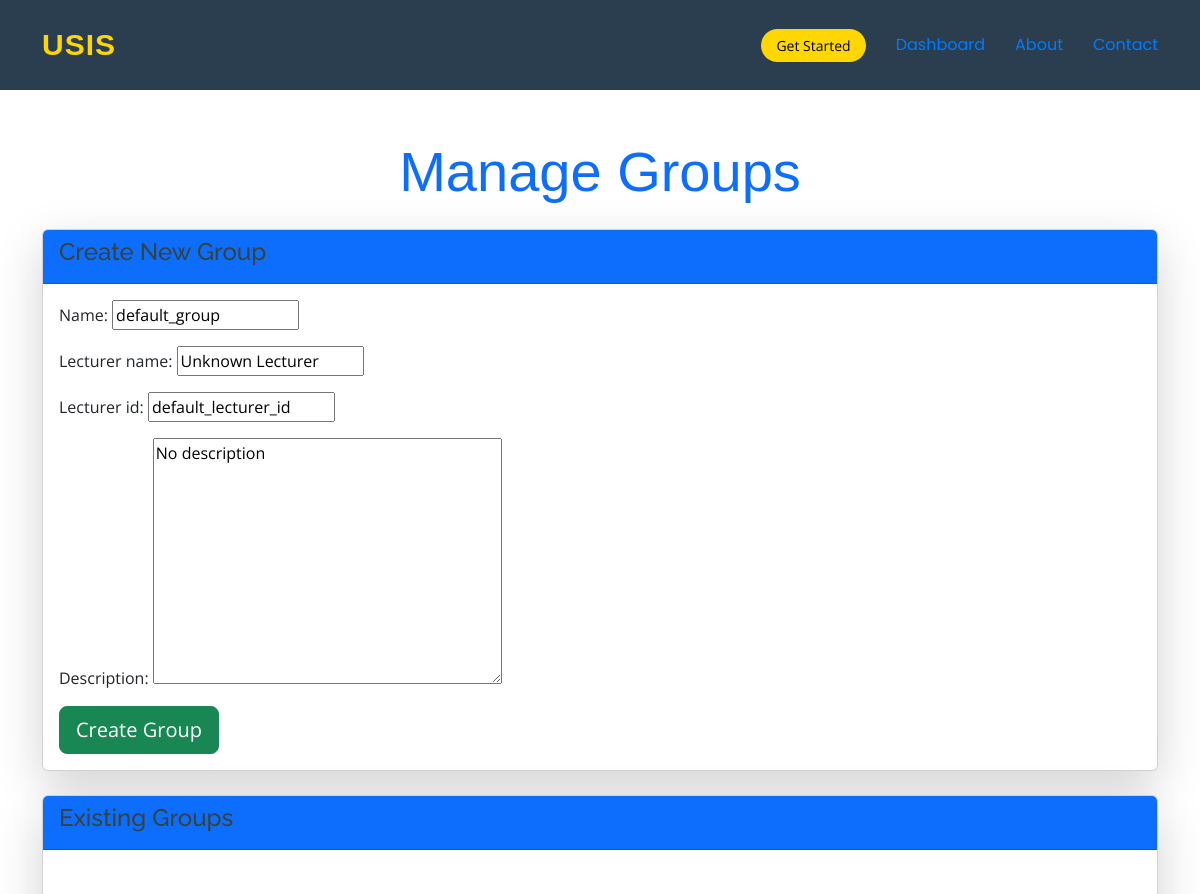
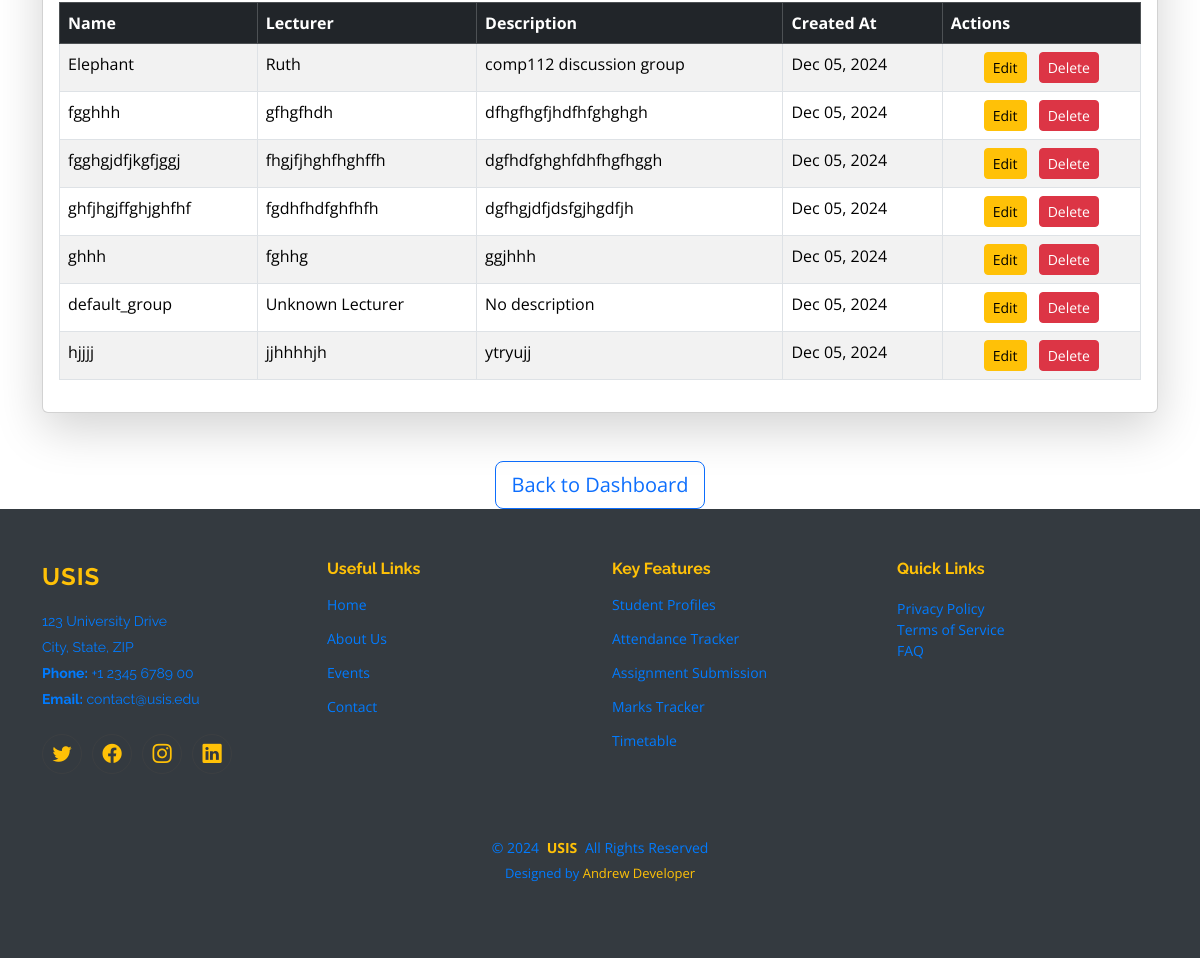
Page /lecturer/dashboard/manage_groups/ on the committed database (2 pictures, top to bottom).
### myapp/models.py (models this page shows, shortened)
class Group(models.Model):
    name = models.CharField(max_length=100, default='default_group')
    lecturer_name = models.CharField(max_length=100, null=True, blank=True, default='Unknown Lecturer')
    lecturer_id = models.CharField(max_length=20, null=True, blank=True, default='default_lecturer_id')
    description = models.TextField(blank=True, null=True, default='No description')
    created_at = models.DateTimeField(auto_now_add=True)
    assignment = models.ForeignKey(Assignment,null=True, blank=True, on_delete=models.CASCADE)

### myapp/views.py (the view)
# urls.py: path('lecturer/dashboard/manage_groups/', views.manage_groups, name='manage_groups'),
def manage_groups(request):
    if request.method == "POST":
        form = GroupForm(request.POST)
        if form.is_valid():
            new_group = form.save()  # Save the new group and capture it in a variable
            lecturers = User.objects.filter(user_type='lecturer')  # Adjust based on your user model
            for lecturer in lecturers:
                Notification.objects.create(
                    recipient_username=lecturer.username,
                    recipient_id=lecturer.id,
                    message=f"A new group '{new_group.name}' has been created."
                )
            return redirect('manage_groups')  # Redirect to the same page after saving
    else:
        groups = Group.objects.all()  # Fetch all groups
        form = GroupForm()  # Empty form for creating a new group
    return render(request, 'manage_groups.html', {'groups': groups, 'form': form})

### myapp/forms.py
class GroupForm(forms.ModelForm):
    class Meta:
        model = Group
        fields = ['name', 'lecturer_name', 'lecturer_id', 'description']

### templates/manage_groups.html (shortened to what this page needs)
{% extends 'starter-page.html' %}
{% load static %}
{% block body %}
<div class="container mt-5">
    <h1 class="text-center mb-4 display-4 text-primary font-weight-bold animate__animated animate__fadeIn">
        Manage Groups
    </h1>
    <div class="card mb-4 shadow-lg rounded">
        <div class="card-header bg-primary text-white">
            <h4>Create New Group</h4>
        </div>
        <div class="card-body">
            <form method="post">
                <div class="form-group">
                    {{ form.as_p }}
                </div>
                <button type="submit" class="btn btn-success btn-lg btn-block">Create Group</button>
            </form>
        </div>
    </div>
    <div class="card shadow-lg rounded">
        <div class="card-header bg-primary text-white">
            <h4>Existing Groups</h4>
        </div>
        <div class="card-body">
            <table class="table table-bordered table-hover table-striped table-responsive">
                <thead class="table-dark">
                    <tr>
                        <th>Name</th>
                        <th>Lecturer</th>
                        <th>Description</th>
                        <th>Created At</th>
                        <th>Actions</th>
                    </tr>
                </thead>
                <tbody>
                    {% for group in groups %}
                    <tr>
                        <td>{{ group.name }}</td>
                        <td>{{ group.lecturer_name }}</td>
                        <td>{{ group.description }}</td>
                        <td>{{ group.created_at|date:"M d, Y" }}</td>
                        <td class="text-center">
                            <a href="{% url 'edit_group' group.id %}" class="btn btn-warning btn-sm mx-1">Edit</a>
                            <a href="{% url 'delete_group' group.id %}" class="btn btn-danger btn-sm mx-1">Delete</a>
                        </td>
                    </tr>
                    {% empty %}
                    <tr>
                        <td colspan="5" class="text-center">No groups available.</td>
                    </tr>
                    {% endfor %}
                </tbody>
            </table>
        </div>
    </div>
    <div class="text-center mt-5">
        <a href="{% url 'lecturer_dashboard' %}" class="btn btn-outline-primary btn-lg">
            Back to Dashboard
        </a>
    </div>
</div>
<link rel="stylesheet" href="https://cdnjs.cloudflare.com/ajax/libs/animate.css/4.1.1/animate.min.css">
{% endblock %}

### templates/manage_groups.html (style rules this page uses)
h1 { font-family: 'Arial Black', sans-serif; color: #007BFF; animation: fadeInDown 1.5s ease-in-out; }
.btn { transition: background-color 0.3s ease, transform 0.3s ease; }
.table-responsive { margin-top: 30px; }
.card { border-radius: 15px; }

### rows in the picture
Group: name "Elephant", lecturer_name "Ruth", description "comp112 discussion group", created_at "Dec 05, 2024"
Group: name "fgghhh", lecturer_name "gfhgfhdh", description "dfhgfhgfjhdfhfghghgh", created_at "Dec 05, 2024"
Group: name "fgghgjdfjkgfjggj", lecturer_name "fhgjfjhghfhghffh", description "dgfhdfghghfdhfhgfhggh", created_at "Dec 05, 2024"
Group: name "ghfjhgjffghjghfhf", lecturer_name "fgdhfhdfghfhfh", description "dgfhgjdfjdsfgjhgdfjh", created_at "Dec 05, 2024"
Group: name "ghhh", lecturer_name "fghhg", description "ggjhhh", created_at "Dec 05, 2024"
Group: name "default_group", lecturer_name "Unknown Lecturer", description "No description", created_at "Dec 05, 2024"
Group: name "hjjjj", lecturer_name "jjhhhhjh", description "ytryujj", created_at "Dec 05, 2024"
